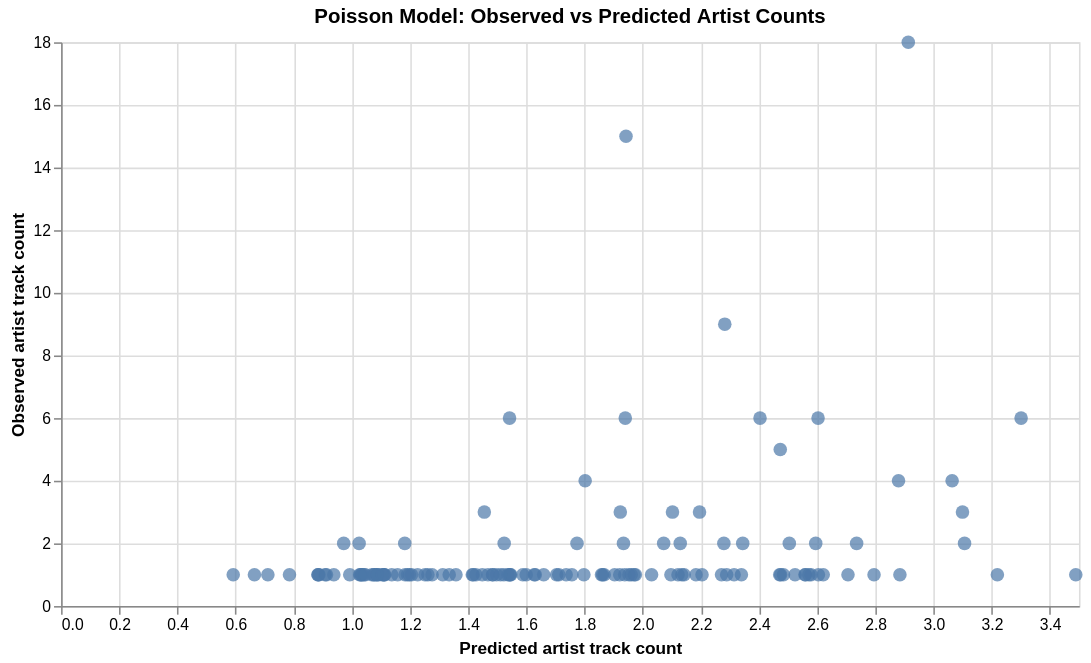

The cell this chart's notebook holds for it:
### Code cell
poisson_plot_df = artist_count_df.copy()
poisson_plot_df["predicted_count"] = poisson_model.predict(artist_count_df)

alt.Chart(poisson_plot_df).mark_circle(size=75, opacity=0.7).encode(
    x=alt.X("predicted_count:Q", title="Predicted artist track count"),
    y=alt.Y("artist_track_count:Q", title="Observed artist track count"),
    tooltip=["main_artist_name:N", "artist_track_count:Q", "predicted_count:Q", "artist_popularity:Q", "artist_followers:Q"],
).properties(
    title="Poisson Model: Observed vs Predicted Artist Counts",
    width=650,
    height=360,
)

### Figure 1 — Vega-Lite specification as saved in the notebook (floating-point values rounded to 4 significant figures; data arrays with more than 128 entries replaced by an {"elided": "..."} marker saying what was removed)
{"config": {"view": {"continuousWidth": 300, "continuousHeight": 300}}, "data": {"name": "data-fce24dc3a5a8df56431cd877dbd91b5c"}, "mark": {"type": "circle", "opacity": 0.7, "size": 75}, "encoding": {"tooltip": [{"field": "main_artist_name", "type": "nominal"}, {"field": "artist_track_count", "type": "quantitative"}, {"field": "predicted_count", "type": "quantitative"}, {"field": "artist_popularity", "type": "quantitative"}, {"field": "artist_followers", "type": "quantitative"}], "x": {"field": "predicted_count", "title": "Predicted artist track count", "type": "quantitative"}, "y": {"field": "artist_track_count", "title": "Observed artist track count", "type": "quantitative"}}, "height": 360, "title": "Poisson Model: Observed vs Predicted Artist Counts", "width": 650, "$schema": "https://vega.github.io/schema/vega-lite/v6.1.0.json", "datasets": {"data-fce24dc3a5a8df56431cd877dbd91b5c": {"elided": "131 records"}}}
